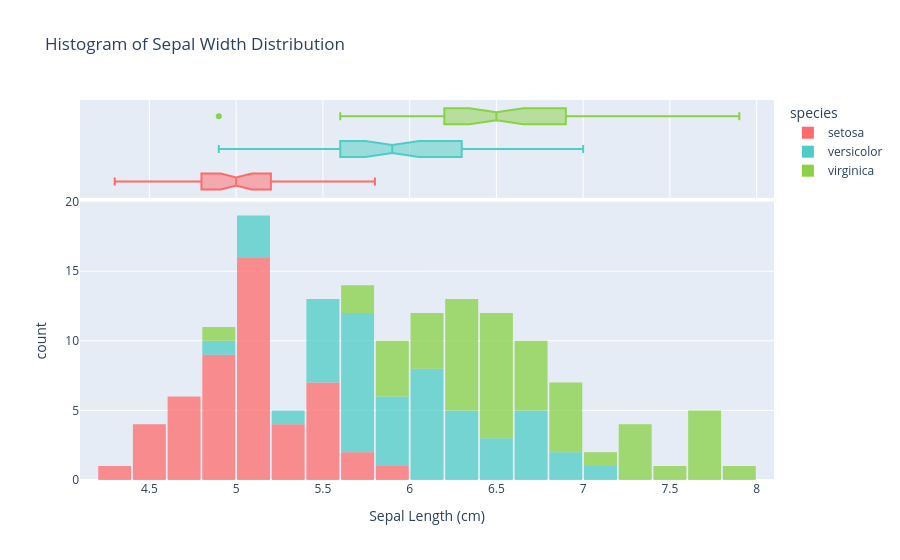

The cell this chart's notebook holds for it:
### Markdown cell above
### 2- Histogram:

### Code cell
# PX.histogram
fig = px.histogram(
    df,
    x='sepal length (cm)',
    color='species',      # Color Bars with Species
    nbins=20,             # Number of bins in Histogram
    marginal='box',       # Adds a boxplot on the side
    title='Histogram of Sepal Width Distribution',
    labels={
        'sepal length (cm)': 'Sepal Length (cm)'
        },
    color_discrete_map={
        'setosa': '#FF6B6B',
        'versicolor':'#4ECDC4',
        'virginica':"#89D145"
    },
    opacity=0.75,
    )
fig.update_layout(
    xaxis_title='Sepal Length (cm)',
    yaxis_title='count',
    bargap=0.05 # Small gap between bars
)
fig.show()

### Figure 1 — Plotly figure (JSON) as saved in the notebook; plotly's stock layout.template omitted (floating-point values rounded to 4 significant figures)
{"data": [{"bingroup": "x", "hovertemplate": "species=setosa<br>Sepal Length (cm)=%{x}<br>count=%{y}<extra></extra>", "legendgroup": "setosa", "marker": {"color": "#FF6B6B", "opacity": 0.75, "pattern": {"shape": ""}}, "name": "setosa", "nbinsx": 20, "orientation": "v", "showlegend": true, "type": "histogram", "x": [5.1, 4.9, 4.7, 4.6, 5.0, 5.4, 4.6, 5.0, 4.4, 4.9, 5.4, 4.8, 4.8, 4.3, 5.8, 5.7, 5.4, 5.1, 5.7, 5.1, 5.4, 5.1, 4.6, 5.1, 4.8, 5.0, 5.0, 5.2, 5.2, 4.7, 4.8, 5.4, 5.2, 5.5, 4.9, 5.0, 5.5, 4.9, 4.4, 5.1, 5.0, 4.5, 4.4, 5.0, 5.1, 4.8, 5.1, 4.6, 5.3, 5.0], "xaxis": "x", "yaxis": "y"}, {"hovertemplate": "species=setosa<br>Sepal Length (cm)=%{x}<extra></extra>", "legendgroup": "setosa", "marker": {"color": "#FF6B6B"}, "name": "setosa", "notched": true, "showlegend": false, "type": "box", "x": [5.1, 4.9, 4.7, 4.6, 5.0, 5.4, 4.6, 5.0, 4.4, 4.9, 5.4, 4.8, 4.8, 4.3, 5.8, 5.7, 5.4, 5.1, 5.7, 5.1, 5.4, 5.1, 4.6, 5.1, 4.8, 5.0, 5.0, 5.2, 5.2, 4.7, 4.8, 5.4, 5.2, 5.5, 4.9, 5.0, 5.5, 4.9, 4.4, 5.1, 5.0, 4.5, 4.4, 5.0, 5.1, 4.8, 5.1, 4.6, 5.3, 5.0], "xaxis": "x2", "yaxis": "y2"}, {"bingroup": "x", "hovertemplate": "species=versicolor<br>Sepal Length (cm)=%{x}<br>count=%{y}<extra></extra>", "legendgroup": "versicolor", "marker": {"color": "#4ECDC4", "opacity": 0.75, "pattern": {"shape": ""}}, "name": "versicolor", "nbinsx": 20, "orientation": "v", "showlegend": true, "type": "histogram", "x": [7.0, 6.4, 6.9, 5.5, 6.5, 5.7, 6.3, 4.9, 6.6, 5.2, 5.0, 5.9, 6.0, 6.1, 5.6, 6.7, 5.6, 5.8, 6.2, 5.6, 5.9, 6.1, 6.3, 6.1, 6.4, 6.6, 6.8, 6.7, 6.0, 5.7, 5.5, 5.5, 5.8, 6.0, 5.4, 6.0, 6.7, 6.3, 5.6, 5.5, 5.5, 6.1, 5.8, 5.0, 5.6, 5.7, 5.7, 6.2, 5.1, 5.7], "xaxis": "x", "yaxis": "y"}, {"hovertemplate": "species=versicolor<br>Sepal Length (cm)=%{x}<extra></extra>", "legendgroup": "versicolor", "marker": {"color": "#4ECDC4"}, "name": "versicolor", "notched": true, "showlegend": false, "type": "box", "x": [7.0, 6.4, 6.9, 5.5, 6.5, 5.7, 6.3, 4.9, 6.6, 5.2, 5.0, 5.9, 6.0, 6.1, 5.6, 6.7, 5.6, 5.8, 6.2, 5.6, 5.9, 6.1, 6.3, 6.1, 6.4, 6.6, 6.8, 6.7, 6.0, 5.7, 5.5, 5.5, 5.8, 6.0, 5.4, 6.0, 6.7, 6.3, 5.6, 5.5, 5.5, 6.1, 5.8, 5.0, 5.6, 5.7, 5.7, 6.2, 5.1, 5.7], "xaxis": "x2", "yaxis": "y2"}, {"bingroup": "x", "hovertemplate": "species=virginica<br>Sepal Length (cm)=%{x}<br>count=%{y}<extra></extra>", "legendgroup": "virginica", "marker": {"color": "#89D145", "opacity": 0.75, "pattern": {"shape": ""}}, "name": "virginica", "nbinsx": 20, "orientation": "v", "showlegend": true, "type": "histogram", "x": [6.3, 5.8, 7.1, 6.3, 6.5, 7.6, 4.9, 7.3, 6.7, 7.2, 6.5, 6.4, 6.8, 5.7, 5.8, 6.4, 6.5, 7.7, 7.7, 6.0, 6.9, 5.6, 7.7, 6.3, 6.7, 7.2, 6.2, 6.1, 6.4, 7.2, 7.4, 7.9, 6.4, 6.3, 6.1, 7.7, 6.3, 6.4, 6.0, 6.9, 6.7, 6.9, 5.8, 6.8, 6.7, 6.7, 6.3, 6.5, 6.2, 5.9], "xaxis": "x", "yaxis": "y"}, {"hovertemplate": "species=virginica<br>Sepal Length (cm)=%{x}<extra></extra>", "legendgroup": "virginica", "marker": {"color": "#89D145"}, "name": "virginica", "notched": true, "showlegend": false, "type": "box", "x": [6.3, 5.8, 7.1, 6.3, 6.5, 7.6, 4.9, 7.3, 6.7, 7.2, 6.5, 6.4, 6.8, 5.7, 5.8, 6.4, 6.5, 7.7, 7.7, 6.0, 6.9, 5.6, 7.7, 6.3, 6.7, 7.2, 6.2, 6.1, 6.4, 7.2, 7.4, 7.9, 6.4, 6.3, 6.1, 7.7, 6.3, 6.4, 6.0, 6.9, 6.7, 6.9, 5.8, 6.8, 6.7, 6.7, 6.3, 6.5, 6.2, 5.9], "xaxis": "x2", "yaxis": "y2"}], "layout": {"bargap": 0.05, "barmode": "relative", "legend": {"title": {"text": "species"}, "tracegroupgap": 0}, "title": {"text": "Histogram of Sepal Width Distribution"}, "xaxis": {"anchor": "y", "domain": [0, 1], "title": {"text": "Sepal Length (cm)"}}, "xaxis2": {"anchor": "y2", "domain": [0, 1], "matches": "x", "showgrid": true, "showticklabels": false}, "yaxis": {"anchor": "x", "domain": [0, 0.7326], "title": {"text": "count"}}, "yaxis2": {"anchor": "x2", "domain": [0.7426, 1], "matches": "y2", "showgrid": false, "showline": false, "showticklabels": false, "ticks": ""}}}
